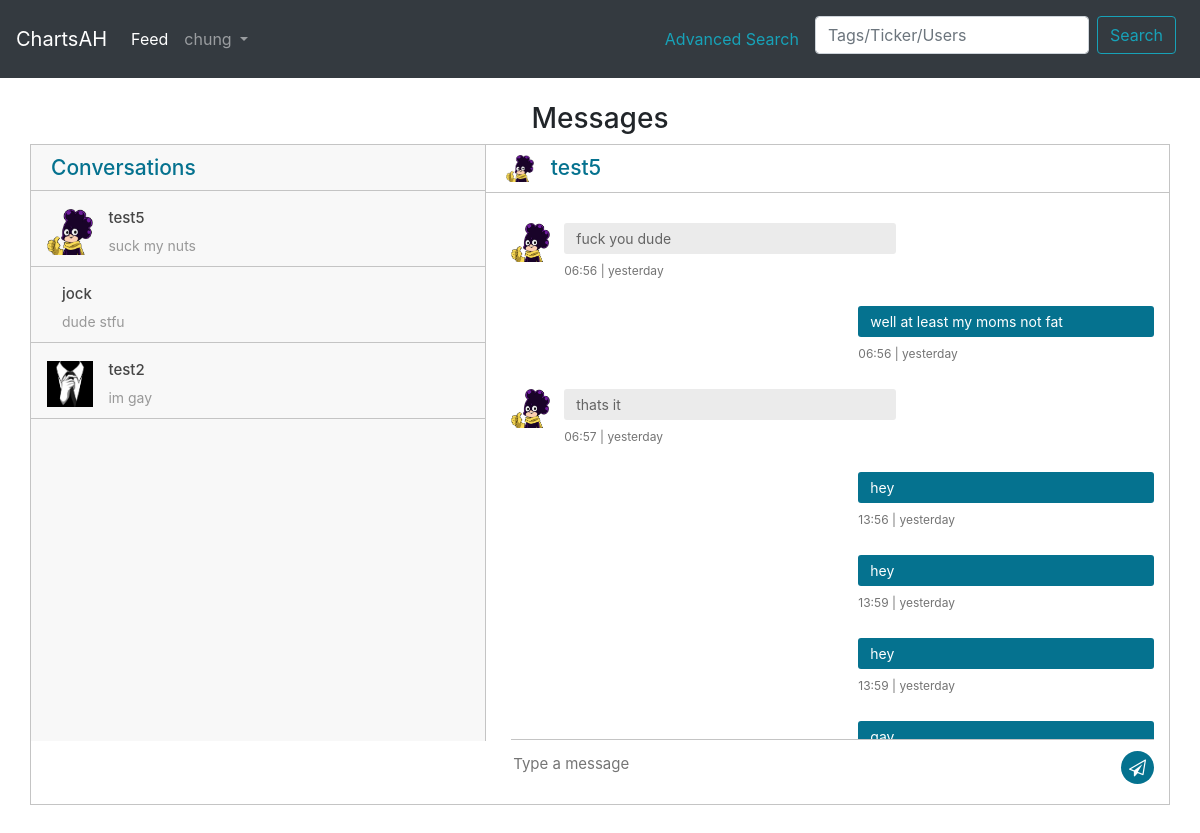
The app's page /messages/test5/ (signed in), older data.
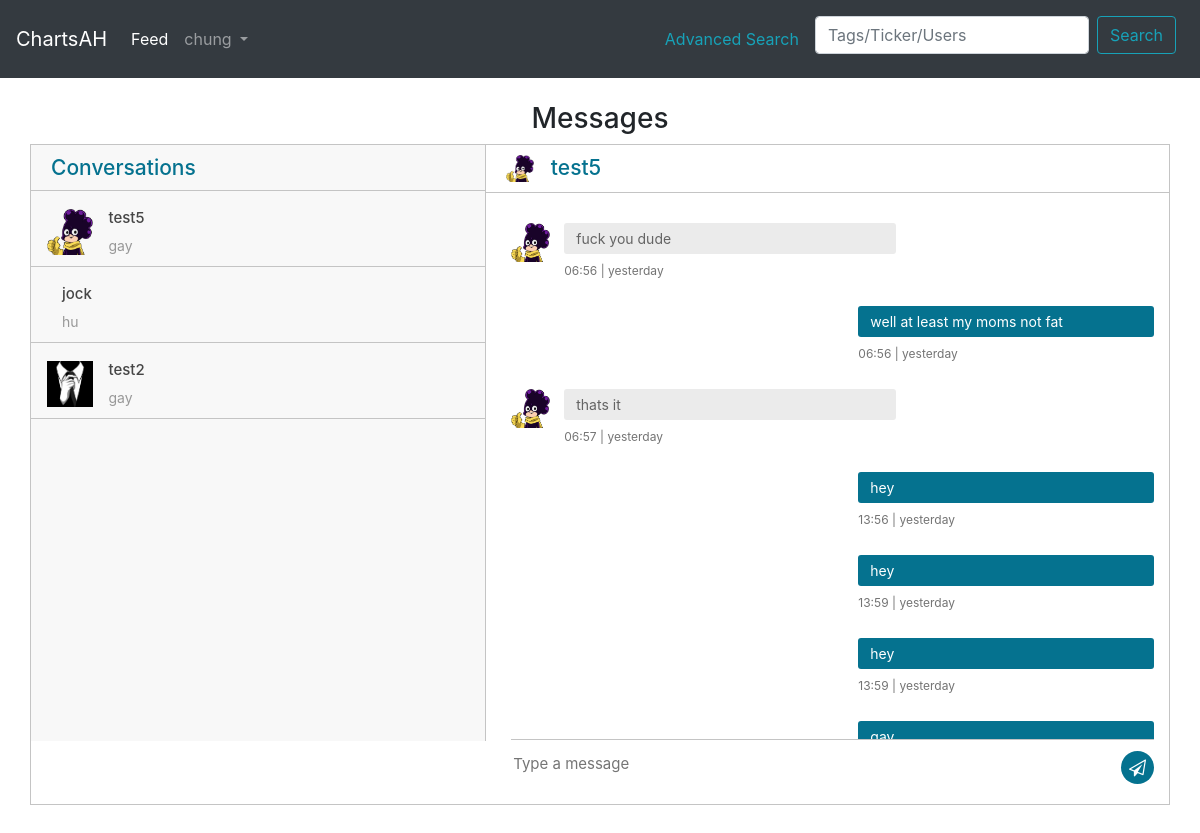
The same page, newer data.
### main/models.py (models this page shows, shortened)
class Profile(models.Model):
    user = models.OneToOneField(User, on_delete=models.CASCADE)
    image = models.ImageField(default='default.jpg', upload_to='profile_pics')
    bio = models.TextField(max_length=1000, blank=True)

class Conversation(models.Model):
    participants = models.ManyToManyField(User, related_name='participants')
    last_message = models.TextField(null=True)

class Message(models.Model):
    sender = models.ForeignKey(User, related_name='sender', on_delete=models.CASCADE) #tie follows to one user
    recipient = models.ForeignKey(User, related_name = 'recipient', on_delete=models.CASCADE)
    date_sent = models.DateTimeField(auto_now_add=True)
    text = models.TextField(max_length=500)
    conversation = models.ForeignKey(Conversation, blank=False, null=True, on_delete=models.CASCADE) #ties conversation table to messages

### main/views.py (the view, shortened to what this page needs)
# urls.py: path("messages/<str:username>/", message_view.as_view(), name="message"),
class message_view(CreateView):
     model = Message
     template_name = 'main/conversations.html'
     form_class = MessageForm
     def get_context_data(self, *args, **kwargs):
          displayed_user = get_object_or_404(User, username=self.kwargs.get('username'))
          context = super(message_view, self).get_context_data(**kwargs)
          context['user_profile'] = Profile.objects.filter(user=displayed_user)
          current_user = self.request.user
          context['conversations'] = Conversation.objects.filter(participants=current_user)
          sent_messages = Message.objects.filter(sender=current_user).filter(recipient=displayed_user).order_by('date_sent')
          receieved_messages = Message.objects.filter(recipient=current_user).filter(sender=displayed_user).order_by('date_sent')
          messages = list(chain(sent_messages, receieved_messages))
          messages.sort(key=lambda message: message.date_sent)
          context['messages'] = messages
          return context

### main/forms.py
class MessageForm(forms.ModelForm):
    class Meta:
        model = Message
        fields = ['text']

### main/templates/main/conversations.html (shortened to what this page needs)
<link href="//maxcdn.bootstrapcdn.com/bootstrap/4.1.1/css/bootstrap.min.css" rel="stylesheet" id="bootstrap-css">
<link href="https://cdnjs.cloudflare.com/ajax/libs/font-awesome/4.7.0/css/font-awesome.css" type="text/css" rel="stylesheet">
<html>
<head>
</head>
<body>
  {% load humanize %}
  {% include "main/includes/navbar.html" %}
<br>
<div class="container">
<h3 class=" text-center">Messages</h3>
<div class="messaging">
      <div class="inbox_msg">
        <div class="inbox_people">
          <div class="headind_srch">
            <div class="recent_heading">
              <h4>Conversations</h4>
            </div>
          </div>
          <div class="inbox_chat">
            {% for convo in conversations %}
            {% for user in convo.participants.all %}
            {% if user != request.user %}
            <a href="{% url 'main:message' user %}#last" style="color:inherit; text-decoration: none;">
            <div class="chat_list">
              <div class="chat_people">
                <div class="chat_img"> <img src="{{ user.profile.image.url }}" alt=""> </div>
                <div class="chat_ib">
                  <h5>{{ user.username }}</h5>
                  <p>{{ convo.last_message }}</p>
                </div>
              </div>
            </div>
            </a>
            {%  endif %}
            {%  endfor %}
            {%  endfor %}
          </div>
        </div>
        {% for profile in user_profile %}
        <div class="headind_srch">
          <div class="recent_heading">
            <h4>
              &nbsp;&nbsp; {{ profile.user }}
              <div class="chat_img"> <img src="{{ profile.image.url }}" alt=""> </div>
            </h4>
          </div>
        </div>
        <div class="mesgs">
          <div class="msg_history">
            {% for message in messages %}
            {% if message.sender != request.user %}
            <div class="incoming_msg">
              <div class="incoming_msg_img"> <img src="{{ profile.image.url }}" alt=""> </div>
              <div class="received_msg">
                <div class="received_withd_msg">
                  <p>{{ message.text }}</p>
                  <span class="time_date">{{  message.date_sent | date:'H:i' }} | {{ message.date_sent | naturalday }}</span></div>
              </div>
            </div>
            {% else %}
            <div class="outgoing_msg">
              <div class="sent_msg">
                <p>{{ message.text }}</p>
                <span class="time_date">{{  message.date_sent | date:'H:i' }} | {{ message.date_sent | naturalday }}</span> </div>
            </div>
            {%  endif %}
            {%  endfor %}
          </div>
          <form method="POST" >
          <div class="type_msg">
            <div class="input_msg_write">
              <input type="text" class="write_msg" name="text" placeholder="Type a message" />
              <button class="msg_send_btn" type="submit"><i class="fa fa-paper-plane-o" aria-hidden="true"></i></button>
            </div>
          </div>
        </form>
        </div>
      </div>
      {%  endfor %}
    </body>
    </html>

### main/templates/main/includes/navbar.html (shortened to what this page needs)
<nav class="navbar navbar-expand-lg navbar-dark bg-dark">
  <a class="navbar-brand" href="/">ChartsAH</a>
  <div class="collapse navbar-collapse" id="navbarNavAltMarkup">
    <div class="navbar-nav">
      <a class="nav-link active" href="/feed">Feed</a>
      {% if user.is_authenticated %}
      <li class="nav-item dropdown">
        <a class="nav-link dropdown-toggle" href="#" id="navbarDropdownMenuLink" data-toggle="dropdown" aria-haspopup="true" aria-expanded="false">
         {{ user.username }}
        </a>
      </li>
      {% else %}
      <a class="nav-link" href="/login">Login</a>
      <a class="nav-link" href="/register">Register</a>
      {% endif %}
    </div>
  </div>
  <span class="nav-item dropdown">
    <a class="nav-link" href="/search/filter/"  aria-haspopup="true" aria-expanded="false" style="color:rgb(23,162,184)">
      Advanced Search
    </a>
  </span>
  <form class="form-inline" method="GET" action="{% url 'main:search' %}">
    <input class="form-control mt-2 mr-sm-2" type="search" placeholder="Tags/Ticker/Users" aria-label="Search" name="q" required>
    <button class="btn btn-outline-info mt-2 mr-sm-2" type="submit" value="Search">Search</button>
  </form>
</nav>

### main/templates/main/conversations.html (style rules this page uses)
.container { max-width:1170px; margin:auto; }
img { max-width:100%; }
.inbox_people { background: #f8f8f8 none repeat scroll 0 0; float: left; overflow: hidden; width: 40%; border-right:1px solid #c4c4c4; }
.inbox_msg { border: 1px solid #c4c4c4; clear: both; overflow: hidden; }
.recent_heading { float: left; width:40%; }
.headind_srch { padding:10px 29px 10px 20px; overflow:hidden; border-bottom:1px solid #c4c4c4; }
.recent_heading h4 { color: #05728f; font-size: 21px; margin: auto; }
.chat_ib h5 { font-size:15px; color:#464646; margin:0 0 8px 0; }
.chat_ib p { font-size:14px; color:#989898; margin:auto }
.chat_img { float: left; width: 11%; }
.chat_ib { float: left; padding: 0 0 0 15px; width: 88%; }
.chat_people { overflow:hidden; clear:both; }
.chat_list { border-bottom: 1px solid #c4c4c4; margin: 0; padding: 18px 16px 10px; }
.inbox_chat { height: 550px; overflow-y: scroll; }
.incoming_msg_img { display: inline-block; width: 6%; }
.received_msg { display: inline-block; padding: 0 0 0 10px; vertical-align: top; width: 92%; }
.received_withd_msg p { background: #ebebeb none repeat scroll 0 0; border-radius: 3px; color: #646464; font-size: 14px; margin: 0; padding: 5px 10px 5px 12px; width: 100%; }
.time_date { color: #747474; display: block; font-size: 12px; margin: 8px 0 0; }
.received_withd_msg { width: 57%; }
.mesgs { float: left; padding: 30px 15px 0 25px; width: 60%; }
.sent_msg p { background: #05728f none repeat scroll 0 0; border-radius: 3px; font-size: 14px; margin: 0; color:#fff; padding: 5px 10px 5px 12px; width:100%; }
.outgoing_msg { overflow:hidden; margin:26px 0 26px; }
.sent_msg { float: right; width: 46%; }
.input_msg_write input { background: rgba(0, 0, 0, 0) none repeat scroll 0 0; border: medium none; color: #4c4c4c; font-size: 15px; min-height: 48px; width: 100%; }
.type_msg { border-top: 1px solid #c4c4c4;position: relative; }
.msg_send_btn { background: #05728f none repeat scroll 0 0; border: medium none; border-radius: 50%; color: #fff; cursor: pointer; font-size: 17px; height: 33px; position: absolute; right: 0; top: 11px; width: 33px; }
.messaging { padding: 0 0 50px 0; }
.msg_history { height: 516px; overflow-y: auto; }

Row changes from the older to the newer data that the page shows:
changed Conversation (number 1 of 3 on the later page): last_message "suck my nuts" → "gay"
changed Conversation (number 2 of 3 on the later page): last_message "dude stfu" → "hu"
changed Conversation (number 3 of 3 on the later page): last_message "im gay" → "gay"
